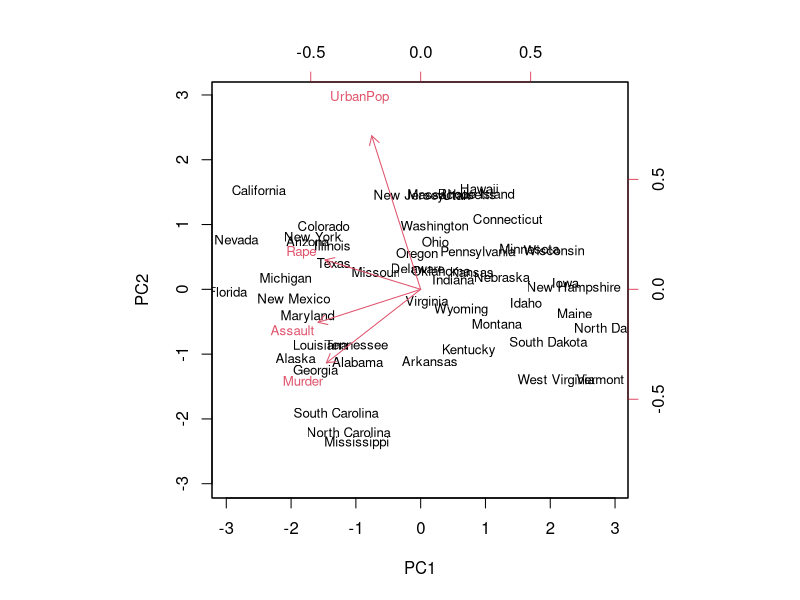
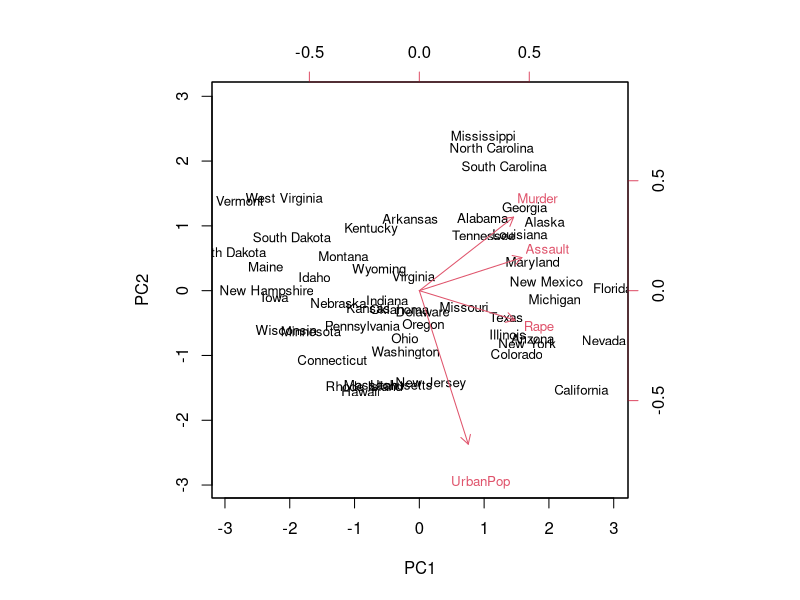
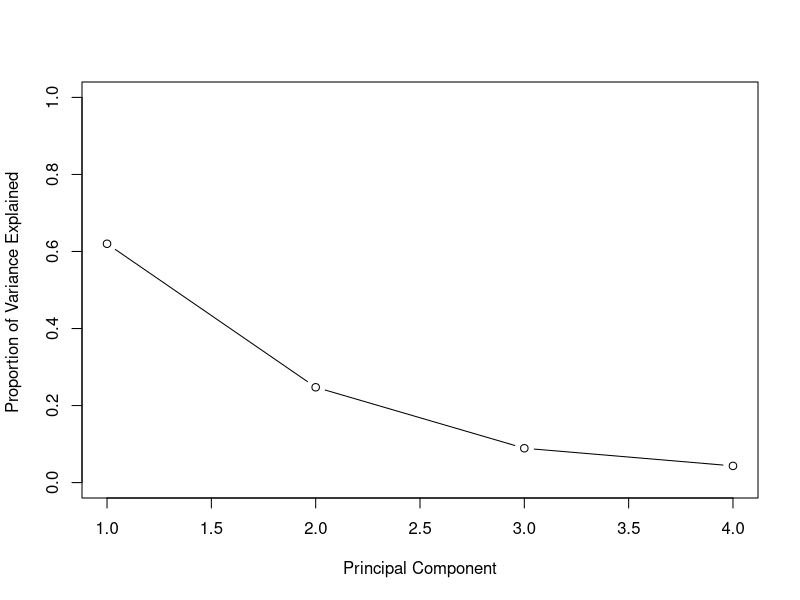
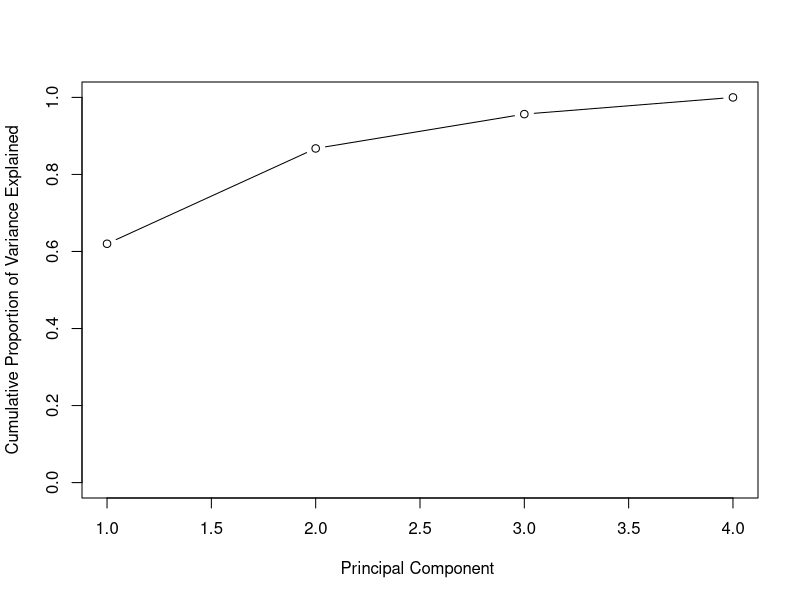

Generate these figures, in order, with R:
## ---- chunk 1
knitr::opts_chunk$set(echo = TRUE)
## ---- chunk 2
# Load data on violent crimes by US state
library(MASS)

head(USArrests)
## ---- chunk 3
# Create a variable for US states
states <- row.names(USArrests)
states
## ---- chunk 4
# Mean and variance of features in the data set
apply(USArrests, 2, mean)
apply(USArrests, 2, var)
## ---- chunk 5
# Run PCA
pca_out <- prcomp(USArrests, center = TRUE, scale = TRUE)

# Check model object
names(pca_out)
## ---- chunk 6
pca_out$center
pca_out$scale
## ---- chunk 7
pca_out$rotation
## ---- chunk 8
dim(pca_out$x)
head(pca_out$x)
## ---- chunk 9
biplot(pca_out, scale = 0, cex = .8)
## ---- chunk 10
# Turning things around
pca_out$rotation <- -pca_out$rotation
pca_out$x <- -pca_out$x
biplot(pca_out, scale = 0, cex = .8)
## ---- chunk 11
# Standard deviation on new scales
pca_out$sdev

# Compute variance
pca_var <- pca_out$sdev^2
pca_var

# Proportion of variance explained by each principal component
pve <- pca_var / sum(pca_var)
pve
## ---- chunk 12
# Finding the ellbow
plot(pve, xlab = "Principal Component", 
ylab = "Proportion of Variance Explained ", 
ylim = c(0, 1), type = "b")
## ---- chunk 13
# Function to compute cumulative sums
a <- c(1, 2, 8, -3)
cumsum(a)
## ---- chunk 14
# What is the cumulative proportion of variance explained by principal components?
plot(cumsum(pve), xlab = "Principal Component ",
ylab = " Cumulative Proportion of Variance Explained ", 
ylim = c(0, 1), type = "b")
